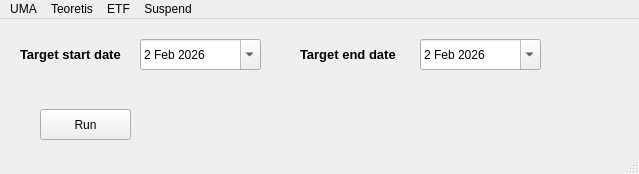
<?xml version="1.0" encoding="UTF-8"?>
<ui version="4.0">
 <class>MainWindow</class>
 <widget class="QMainWindow" name="MainWindow">
  <property name="geometry">
   <rect>
    <x>0</x>
    <y>0</y>
    <width>639</width>
    <height>174</height>
   </rect>
  </property>
  <property name="windowTitle">
   <string>MainWindow</string>
  </property>
  <property name="autoFillBackground">
   <bool>false</bool>
  </property>
  <widget class="QWidget" name="centralwidget">
   <widget class="QLabel" name="label">
    <property name="geometry">
     <rect>
      <x>20</x>
      <y>20</y>
      <width>111</width>
      <height>31</height>
     </rect>
    </property>
    <property name="font">
     <font>
      <family>Arial</family>
      <pointsize>10</pointsize>
      <weight>75</weight>
      <bold>true</bold>
     </font>
    </property>
    <property name="text">
     <string>Target start date</string>
    </property>
   </widget>
   <widget class="QDateEdit" name="date_edit">
    <property name="geometry">
     <rect>
      <x>140</x>
      <y>20</y>
      <width>121</width>
      <height>31</height>
     </rect>
    </property>
    <property name="wrapping">
     <bool>false</bool>
    </property>
    <property name="dateTime">
     <datetime>
      <hour>0</hour>
      <minute>0</minute>
      <second>0</second>
      <year>2026</year>
      <month>2</month>
      <day>2</day>
     </datetime>
    </property>
    <property name="maximumDateTime">
     <datetime>
      <hour>23</hour>
      <minute>59</minute>
      <second>59</second>
      <year>2050</year>
      <month>1</month>
      <day>7</day>
     </datetime>
    </property>
    <property name="maximumDate">
     <date>
      <year>2050</year>
      <month>1</month>
      <day>7</day>
     </date>
    </property>
    <property name="calendarPopup">
     <bool>true</bool>
    </property>
    <property name="date">
     <date>
      <year>2026</year>
      <month>2</month>
      <day>2</day>
     </date>
    </property>
   </widget>
   <widget class="QPushButton" name="btn_run_3">
    <property name="geometry">
     <rect>
      <x>40</x>
      <y>90</y>
      <width>91</width>
      <height>31</height>
     </rect>
    </property>
    <property name="text">
     <string>Run</string>
    </property>
   </widget>
   <widget class="QLabel" name="label_2">
    <property name="geometry">
     <rect>
      <x>300</x>
      <y>20</y>
      <width>111</width>
      <height>31</height>
     </rect>
    </property>
    <property name="font">
     <font>
      <family>Arial</family>
      <pointsize>10</pointsize>
      <weight>75</weight>
      <bold>true</bold>
     </font>
    </property>
    <property name="text">
     <string>Target end date</string>
    </property>
   </widget>
   <widget class="QDateEdit" name="date_edit_2">
    <property name="geometry">
     <rect>
      <x>420</x>
      <y>20</y>
      <width>121</width>
      <height>31</height>
     </rect>
    </property>
    <property name="wrapping">
     <bool>false</bool>
    </property>
    <property name="dateTime">
     <datetime>
      <hour>0</hour>
      <minute>0</minute>
      <second>0</second>
      <year>2026</year>
      <month>2</month>
      <day>2</day>
     </datetime>
    </property>
    <property name="maximumDateTime">
     <datetime>
      <hour>23</hour>
      <minute>59</minute>
      <second>59</second>
      <year>2050</year>
      <month>1</month>
      <day>7</day>
     </datetime>
    </property>
    <property name="maximumDate">
     <date>
      <year>2050</year>
      <month>1</month>
      <day>7</day>
     </date>
    </property>
    <property name="calendarPopup">
     <bool>true</bool>
    </property>
    <property name="date">
     <date>
      <year>2026</year>
      <month>2</month>
      <day>2</day>
     </date>
    </property>
   </widget>
  </widget>
  <widget class="QMenuBar" name="menubar">
   <property name="geometry">
    <rect>
     <x>0</x>
     <y>0</y>
     <width>639</width>
     <height>21</height>
    </rect>
   </property>
   <widget class="QMenu" name="menuUMA">
    <property name="title">
     <string>UMA</string>
    </property>
    <addaction name="actionInsert"/>
    <addaction name="actionEdit"/>
    <addaction name="actionDownloader"/>
    <addaction name="actionBatch_Insert"/>
    <addaction name="actionEXPORT"/>
   </widget>
   <widget class="QMenu" name="menuTeoretis">
    <property name="title">
     <string>Teoretis</string>
    </property>
    <addaction name="actionDownloader_Teoretis"/>
    <addaction name="actionEXPORT_Teoretis"/>
   </widget>
   <widget class="QMenu" name="menuETF">
    <property name="title">
     <string>ETF</string>
    </property>
    <addaction name="actionInsert_2"/>
    <addaction name="actionEdit_2"/>
    <addaction name="actionBatch_Insert_2"/>
    <addaction name="actionExport"/>
   </widget>
   <widget class="QMenu" name="menuSuspend">
    <property name="title">
     <string>Suspend</string>
    </property>
    <addaction name="actionInsert_3"/>
    <addaction name="actionEdit_3"/>
    <addaction name="actionDownloader_3"/>
    <addaction name="actionBatch_Insert_3"/>
    <addaction name="actionExport_3"/>
   </widget>
   <addaction name="menuUMA"/>
   <addaction name="menuTeoretis"/>
   <addaction name="menuETF"/>
   <addaction name="menuSuspend"/>
  </widget>
  <widget class="QStatusBar" name="statusbar"/>
  <action name="actionUMA">
   <property name="text">
    <string>UMA</string>
   </property>
  </action>
  <action name="actionSUSPEND">
   <property name="text">
    <string>SUSPEND</string>
   </property>
  </action>
  <action name="actionUNSUSPEND">
   <property name="text">
    <string>UNSUSPEND</string>
   </property>
  </action>
  <action name="actionInsert">
   <property name="text">
    <string>Insert</string>
   </property>
  </action>
  <action name="actionEdit">
   <property name="text">
    <string>Edit</string>
   </property>
  </action>
  <action name="actionDownloader">
   <property name="text">
    <string>Downloader</string>
   </property>
  </action>
  <action name="actionBatch_Insert">
   <property name="text">
    <string>Batch Insert</string>
   </property>
  </action>
  <action name="actionEXPORT">
   <property name="text">
    <string>EXPORT</string>
   </property>
  </action>
  <action name="actionDownloader_Teoretis">
   <property name="text">
    <string>Downloader</string>
   </property>
  </action>
  <action name="actionEXPORT_Teoretis">
   <property name="text">
    <string>EXPORT</string>
   </property>
  </action>
  <action name="actionInsert_2">
   <property name="text">
    <string>Insert</string>
   </property>
  </action>
  <action name="actionEdit_2">
   <property name="text">
    <string>Edit</string>
   </property>
  </action>
  <action name="actionBatch_Insert_2">
   <property name="text">
    <string>Batch Insert</string>
   </property>
  </action>
  <action name="actionExport">
   <property name="text">
    <string>Export</string>
   </property>
  </action>
  <action name="actionInsert_3">
   <property name="text">
    <string>Insert</string>
   </property>
  </action>
  <action name="actionEdit_3">
   <property name="text">
    <string>Edit</string>
   </property>
  </action>
  <action name="actionDownloader_3">
   <property name="text">
    <string>Downloader</string>
   </property>
  </action>
  <action name="actionBatch_Insert_3">
   <property name="text">
    <string>Batch Insert</string>
   </property>
  </action>
  <action name="actionExport_3">
   <property name="text">
    <string>Export</string>
   </property>
  </action>
 </widget>
 <resources/>
 <connections/>
</ui>
